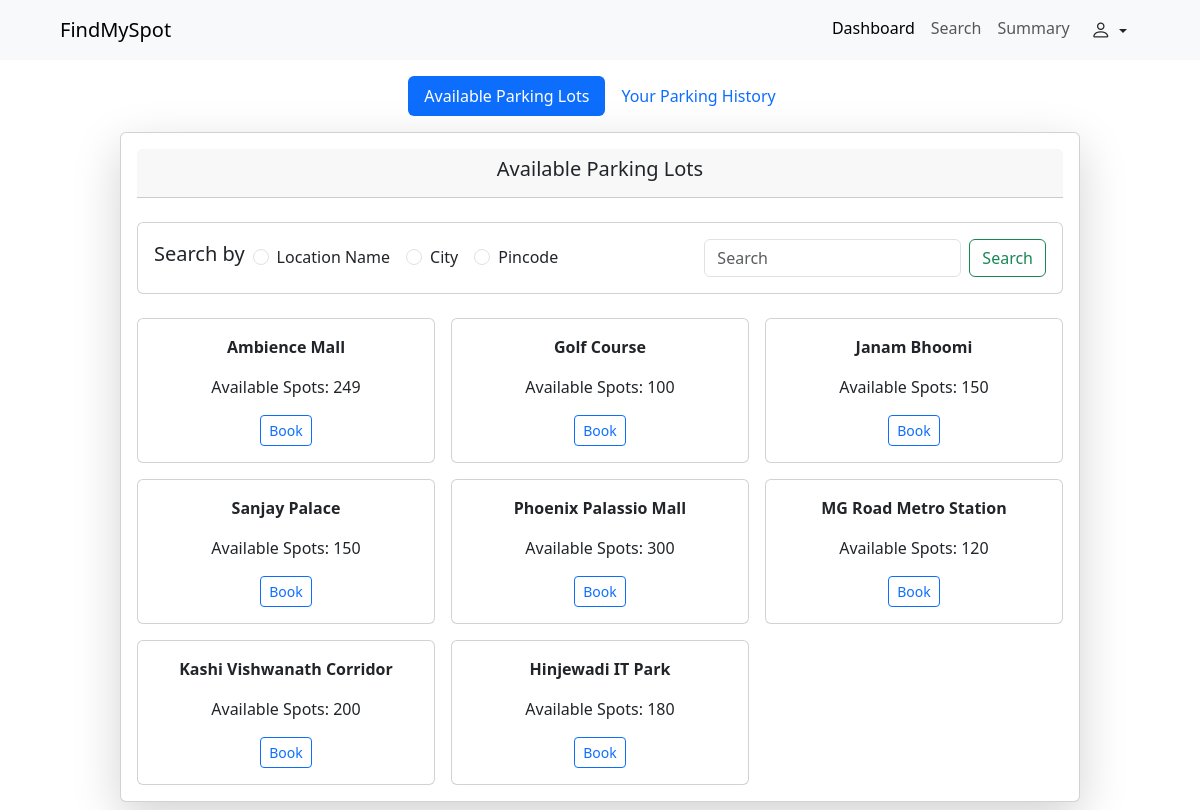
The page /user/dashboard (signed in) on the database its author committed.
### backend/models.py (models this page shows)
class ParkingLot(db.Model):
    __tablename__ = "Parking_Lot"
    id = db.Column(db.Integer , primary_key = True , autoincrement=True)
    prime_location_name = db.Column(db.String, nullable = False)
    price = db.Column(db.Integer, nullable = False) #####
    address = db.Column(db.String, nullable = False)
    city = db.Column(db.String , nullable = False)
    pin_code = db.Column(db.Integer, nullable = False)
    maximum_number_of_spots = db.Column(db.Integer, nullable = False)
    spots = db.relationship("ParkingSpot", backref = "Parking_Lot")
    reserved_parking_spot = db.relationship("ReservedParkingSpot" , backref="Parking_Lot")

### backend/routes.py (the view)
@app.route("/user/dashboard")
@login_required
def user_dash():
    all_par = db.session.query(ParkingLot).join(ParkingSpot).filter(ParkingSpot.status == 'A').distinct().all()
    booking_history = db.session.query(ReservedParkingSpot).filter_by(user_id=current_user.id).all()
    return render_template("/user/dashboard.html", curr_user=current_user, all_par=all_par, booking_history = booking_history)

### app.py (called while the page is built)
def create_app():
    app = Flask(__name__)
    app.config["SQLALCHEMY_DATABASE_URI"] = "sqlite:///vehicle__app_db.sqlite3"
    app.config["SECRET_KEY"] = "thisismayankdhangar"
    db.init_app(app)
    login_manager = LoginManager(app)
    @login_manager.user_loader
    def load_user(email): #taking the id from cookies
        return db.session.query(User).filter_by(email = email).first() or db.session.query(Admin).filter_by(email = email).first()
    app.app_context().push()
    db.create_all()
    return app

### templates/user/dashboard.html (shortened to what this page needs)
<!doctype html>
<html lang="en">
<head>
    <link href="https://cdn.jsdelivr.net/npm/bootstrap@5.3.7/dist/css/bootstrap.min.css" rel="stylesheet"
>
    <link rel="stylesheet" href="https://cdn.jsdelivr.net/npm/bootstrap-icons@1.13.1/font/bootstrap-icons.min.css">
</head>
<body>
    <nav class="navbar sticky-top navbar-expand-lg bg-body-tertiary">
        <div class="container-fluid ms-5">
            <a class="navbar-brand" href="#">FindMySpot</a>
            <div class="collapse navbar-collapse" id="navbarSupportedContent">
                <ul class="navbar-nav ms-auto me-5">
                    <li class="nav-item">
                        <a class="nav-link active" aria-current="page" href="/user/dashboard">Dashboard</a>
                    </li>
                    <li class="nav-item">
                        <a class="nav-link" href="#">Search</a>
                    </li>
                    <li class="nav-item">
                        <a class="nav-link" href="#">Summary</a>
                    </li>
                    <div class="dropdown">
                        <button class="btn dropdown-toggle" type="button" data-bs-toggle="dropdown"
                            aria-expanded="false">
                            <i class="bi bi-person fs-5"></i>
                        </button>
                    </div>
                </ul>
            </div>
        </div>
    </nav>
    <ul class="nav nav-pills mb-3 d-flex justify-content-center mt-3" id="pills-tab" role="tablist">
        <li class="nav-item" role="presentation">
            <button class="nav-link active" id="pills-home-tab" data-bs-toggle="pill" data-bs-target="#pills-home"
                type="button" role="tab" aria-controls="pills-home" aria-selected="true">Available Parking Lots</button>
        </li>
        <li class="nav-item" role="presentation">
            <button class="nav-link" id="pills-profile-tab" data-bs-toggle="pill" data-bs-target="#pills-profile"
                type="button" role="tab" aria-controls="pills-profile" aria-selected="false">Your Parking
                History</button>
        </li>
    </ul>
    <div class="tab-content" id="pills-tabContent">
        <div class="tab-pane fade show active" id="pills-home" role="tabpanel" aria-labelledby="pills-home-tab"
            tabindex="0">
            <div class="card shadow-lg mx-auto my-2" style="width:80%">
                <div class="card-body">
                    <div class="card-header d-flex align-items-center justify-content-center">
                        <h5 class="card-title">Available Parking Lots</h5>
                    </div>
                    <div class="card mx-auto my-4">
                        <div class="card-body d-flex align-items-center">
                            <h5 class="card-title me-2">Search by</h5>
                            <div class="form-check form-check-inline">
                                <input class="form-check-input" type="radio" name="searchby" id="name" value="name">
                                <label class="form-check-label" for="name">Location Name</label>
                            </div>
                            <div class="form-check form-check-inline">
                                <input class="form-check-input" type="radio" name="searchby" id="city" value="city">
                                <label class="form-check-label" for="city">City</label>
                            </div>
                            <div class="form-check form-check-inline">
                                <input class="form-check-input" type="radio" name="searchby" id="pincode"
                                    value="pincode">
                                <label class="form-check-label" for="pincode">Pincode</label>
                            </div>
                            <form class="d-flex ms-auto" role="search">
                                <input class="form-control me-2" type="search" placeholder="Search"
                                    aria-label="Search" />
                                <button class="btn btn-outline-success" type="submit">Search</button>
                            </form>
                        </div>
                    </div>
                    <div class="row g-3 text-center">
                        {% for lot in all_par %}
                        <div class="col-4">
                            <div class="card">
                                <div class="card-body">
                                    <p><strong>{{ lot.prime_location_name }}</strong></p>
                                    <p>Available Spots: {{ lot.spots | selectattr('status', 'equalto', 'A') | list |
                                        length }}</p>
                                    <div class="btn-group btn-group-sm" role="group"
                                        aria-label="Basic outlined example">
                                        <button type="button" class="btn btn-outline-primary" data-bs-toggle="modal"
                                            data-bs-target="#bookParking-{{ lot.id }}">Book</button>
                                    </div>
                                </div>
                            </div>
                        </div>
                        {% endfor %}
                    </div>
                </div>
            </div>
        </div>
    </div>
</body>
</html>

### rows shown on the page
ParkingLot: prime_location_name "Ambience Mall", spots|selectattr "249"
ParkingLot: prime_location_name "Golf Course", spots|selectattr "100"
ParkingLot: prime_location_name "Janam Bhoomi", spots|selectattr "150"
ParkingLot: prime_location_name "Sanjay Palace", spots|selectattr "150"
ParkingLot: prime_location_name "Phoenix Palassio Mall", spots|selectattr "300"
ParkingLot: prime_location_name "MG Road Metro Station", spots|selectattr "120"
ParkingLot: prime_location_name "Kashi Vishwanath Corridor", spots|selectattr "200"
ParkingLot: prime_location_name "Hinjewadi IT Park", spots|selectattr "180"
